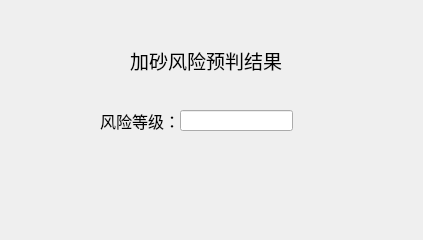
<?xml version="1.0" encoding="UTF-8"?>
<ui version="4.0">
 <class>Form</class>
 <widget class="QWidget" name="Form">
  <property name="geometry">
   <rect>
    <x>0</x>
    <y>0</y>
    <width>423</width>
    <height>240</height>
   </rect>
  </property>
  <property name="minimumSize">
   <size>
    <width>423</width>
    <height>240</height>
   </size>
  </property>
  <property name="windowTitle">
   <string>石炭系安全加砂优化软件</string>
  </property>
  <widget class="QLabel" name="label">
   <property name="geometry">
    <rect>
     <x>130</x>
     <y>40</y>
     <width>161</width>
     <height>41</height>
    </rect>
   </property>
   <property name="font">
    <font>
     <pointsize>14</pointsize>
    </font>
   </property>
   <property name="text">
    <string>加砂风险预判结果</string>
   </property>
  </widget>
  <widget class="QLabel" name="label_2">
   <property name="geometry">
    <rect>
     <x>100</x>
     <y>100</y>
     <width>81</width>
     <height>41</height>
    </rect>
   </property>
   <property name="font">
    <font>
     <pointsize>12</pointsize>
    </font>
   </property>
   <property name="text">
    <string>风险等级：</string>
   </property>
  </widget>
  <widget class="QLineEdit" name="lineEdit">
   <property name="geometry">
    <rect>
     <x>180</x>
     <y>110</y>
     <width>113</width>
     <height>21</height>
    </rect>
   </property>
  </widget>
 </widget>
 <resources/>
 <connections/>
</ui>
